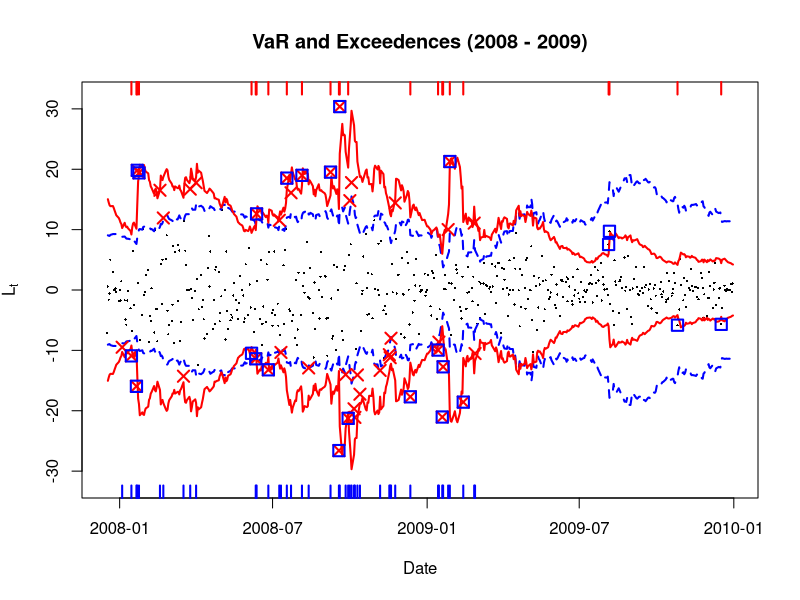
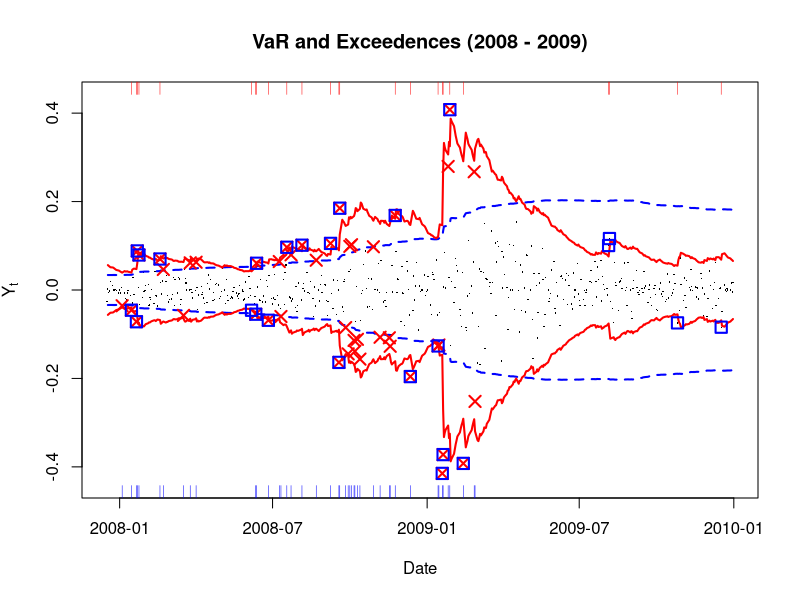

R code for these plots, in order:
# clear variables and close windows
rm(list = ls(all = TRUE))
graphics.off()

# install and load packages
libraries = c("dplyr", "lubridate", "quantmod")
lapply(libraries, function(x) if (!(x %in% installed.packages())) {install.packages(x)})
lapply(libraries, library, quietly = TRUE, character.only = TRUE)

# Inputs
h     = 250
alpha = 0.01
gamma = 0.94

# Load Data
data = read.csv("SFEVaRbank.csv")

# Functions
calcRMA = function(serie, h = 250){
  # find the first non NA position
  s = rle(is.na(serie))$length[1]
  # Calculate the RMA of the serie for with the parameter h
  rma = sapply((s + h + 1): length(serie), FUN = function(n) {
    sum(serie[(n - h): (n - 1)] * serie[(n - h): (n - 1)], na.rm = T) / (h - 1)})
  rma = c(rep(NA, s + h), rma)
  return(rma)
}

emaWeight = function(h, gamma){
  weight = gamma^(h: 1) * (1 - gamma)
  return(weight)
}

calcEMA = function(serie, gamma = 0.94, h = 250){
  s      = rle(is.na(serie))$length[1]
  weight = emaWeight(h, gamma)
  # ema calculation
  ema = sapply((s + h + 1): length(serie), FUN = function(n) {
    sum(serie[(n - h): (n - 1)] * serie[(n - h): (n - 1)] * weight, na.rm = T)})
  ema = c(rep(NA, s + h), ema)
  return(ema)
}

# Colors
pcolors = data.frame(rma = "blue", ema = "red", stringsAsFactors=FALSE)

# Choose the Stocks
# which(colnames(data) == "LLOYDS.BANKING.GROUP") == 34
Stocks = data[year(data$Date) %in% c(2007, 2008, 2009), c(1, 34)]

# Build portfolio of log-returns
Portfolio = data.frame(Date       = as.Date(Stocks$Date), 
                       Price      = (Stocks[, 2]),
                       PercChange = c(NA,diff(log(Stocks[, 2]))),
                       AbsChange  = c(NA,diff(Stocks[, 2])))

# calculate t-value
tCrit = qnorm(1 - alpha) 
# calculate VaR
Portfolio$VaRRMAY = calcRMA(Portfolio$PercChange, h = h) ^ 0.5 * tCrit
Portfolio$VaREMAY = calcEMA(Portfolio$PercChange, gamma = gamma, h = h) ^ 0.5 * tCrit
Portfolio$VaRRMAL = Portfolio$VaRRMAY * Portfolio$Price
Portfolio$VaREMAL = Portfolio$VaREMAY * Portfolio$Price
# calculate exceedences
Portfolio$RugsRMAL = (Portfolio$AbsChange > Portfolio$VaRRMAL | 
                        Portfolio$AbsChange < -Portfolio$VaRRMAL)
Portfolio$RugsEMAL = (Portfolio$AbsChange > Portfolio$VaREMAL | 
                        Portfolio$AbsChange < -Portfolio$VaREMAL)
Portfolio$RugsRMAY = (Portfolio$PercChange > Portfolio$VaRRMAY | 
                        Portfolio$PercChange < -Portfolio$VaRRMAY)
Portfolio$RugsEMAY = (Portfolio$PercChange > Portfolio$VaREMAY | 
                        Portfolio$PercChange < -Portfolio$VaREMAY)
# remove rows without VaR
Portfolio = Portfolio[- c(1 :h), ]

# Plot Result for Lt/AbsChange
ymax = 1.05 * max(abs(min(Portfolio$AbsChange)), abs(max(Portfolio$AbsChange)))
plot(Portfolio$Date, Portfolio$AbsChange, pch = 16, cex = 0.3, ylim = c(-ymax, ymax), 
     ylab = expression({L}[t]), xlab = "Date", main = "VaR and Exceedences (2008 - 2009)")
lines(Portfolio$Date, Portfolio$VaRRMAL, col = pcolors$rma, lty = 2, lwd = 2)
lines(Portfolio$Date, - Portfolio$VaRRMAL, col = pcolors$rma, lty = 2, lwd = 2)
lines(Portfolio$Date, Portfolio$VaREMAL, col = pcolors$ema, lwd = 2)
lines(Portfolio$Date, - Portfolio$VaREMAL, col = pcolors$ema, lwd = 2)

# Add Rugs, for Rma at the bottom, for Ema at the top
rug(Portfolio$Date[Portfolio$RugsRMAL], side = 1, col = pcolors$rma, lwd = 2)
rug(Portfolio$Date[Portfolio$RugsEMAL], side = 3, col = pcolors$ema, lwd = 2)
points(Portfolio$Date[Portfolio$RugsRMAL], Portfolio$AbsChange[Portfolio$RugsRMAL], 
       col = "red", pch = 4, lwd = 2, cex = 1.5)
points(Portfolio$Date[Portfolio$RugsEMAL], Portfolio$AbsChange[Portfolio$RugsEMAL], 
       col = "blue", pch = 0, lwd = 2, cex = 1.5)
dev.print(device = png, filename = 'VaR_LtAbsChange.png', width = 1200, height = 600)
# dev.off()

# Plot Result for Yt/PercChange
ymax = 1.05 * max(abs(min(Portfolio$PercChange)), abs(max(Portfolio$PercChange)))
plot(Portfolio$Date, Portfolio$PercChange, pch = 16, cex = 0.2, ylim = c(-ymax, ymax), 
     ylab = expression({Y}[t]), xlab = "Date", main = "VaR and Exceedences (2008 - 2009)")
lines(Portfolio$Date, Portfolio$VaRRMAY, col = pcolors$rma, lty = 2, lwd = 2)
lines(Portfolio$Date, - Portfolio$VaRRMAY, col = pcolors$rma, lty = 2, lwd = 2)
lines(Portfolio$Date, Portfolio$VaREMAY, col = pcolors$ema, lwd = 2)
lines(Portfolio$Date, - Portfolio$VaREMAY, col = pcolors$ema, lwd = 2)

# Add Rugs, for Rma at the bottom, for Ema at the top
Portfolio$RugsRMAY = (Portfolio$PercChange > Portfolio$VaRRMAY | 
                        Portfolio$PercChange < -Portfolio$VaRRMAY)
Portfolio$RugsEMAY = (Portfolio$PercChange > Portfolio$VaREMAY | 
                        Portfolio$PercChange < -Portfolio$VaREMAY)
# plot rug
rug(Portfolio$Date[Portfolio$RugsRMAY], side = 1, col = pcolors$rma)
rug(Portfolio$Date[Portfolio$RugsEMAY], side = 3, col = pcolors$ema)
# plot exceedences
points(Portfolio$Date[Portfolio$RugsRMAY], Portfolio$PercChange[Portfolio$RugsRMAY], 
       col = "red", pch = 4, lwd = 2, cex = 1.5)
points(Portfolio$Date[Portfolio$RugsEMAY], Portfolio$PercChange[Portfolio$RugsEMAY], 
       col = "blue", pch = 0, lwd = 2, cex = 1.5)
dev.print(device = png, filename = 'VaR_YtPercChange.png', width = 1200, height = 600)
# dev.off()
